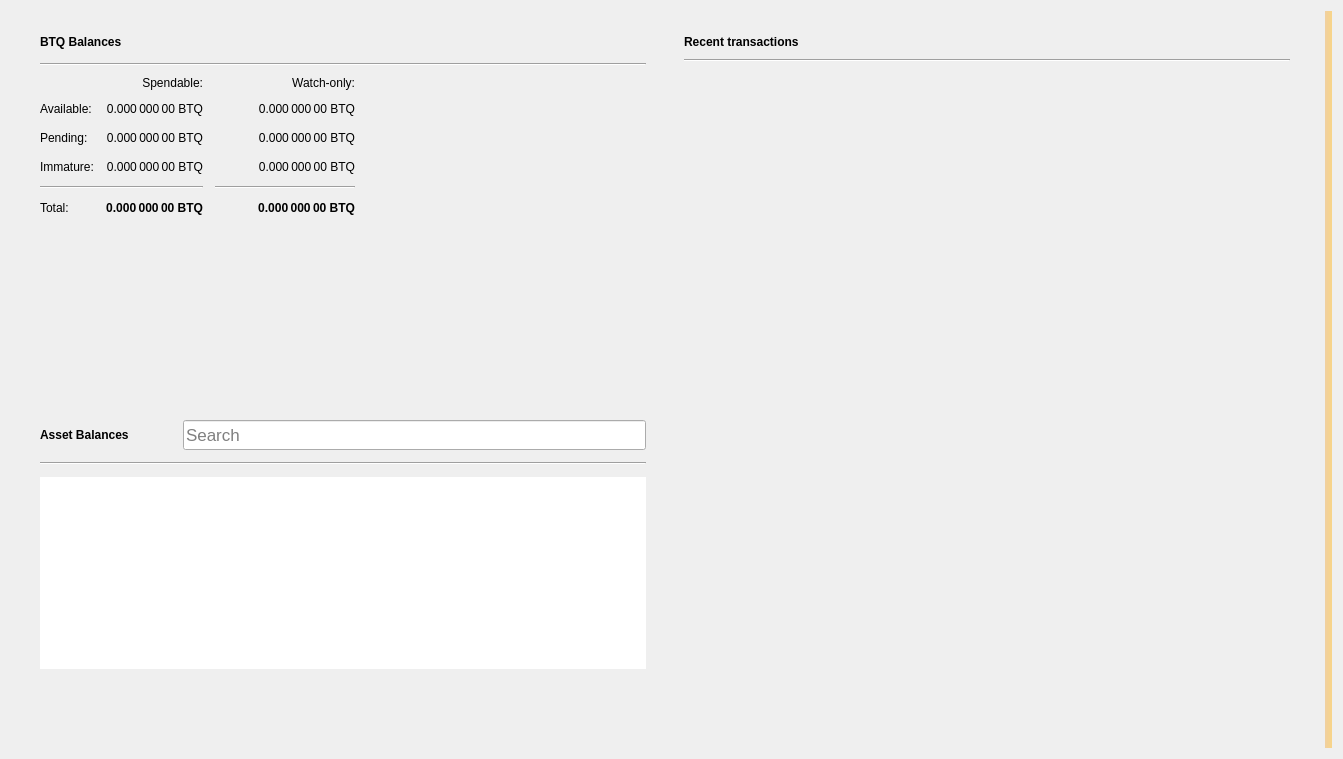
<?xml version="1.0" encoding="UTF-8"?>
<ui version="4.0">
 <class>OverviewPage</class>
 <widget class="QWidget" name="OverviewPage">
  <property name="geometry">
   <rect>
    <x>0</x>
    <y>0</y>
    <width>1343</width>
    <height>759</height>
   </rect>
  </property>
  <property name="minimumSize">
   <size>
    <width>760</width>
    <height>0</height>
   </size>
  </property>
  <property name="windowTitle">
   <string>Form</string>
  </property>
  <property name="autoFillBackground">
   <bool>false</bool>
  </property>
  <layout class="QGridLayout" name="gridLayout_3">
   <item row="0" column="1">
    <layout class="QVBoxLayout" name="verticalLayout_7">
     <property name="spacing">
      <number>0</number>
     </property>
     <property name="leftMargin">
      <number>0</number>
     </property>
     <property name="topMargin">
      <number>0</number>
     </property>
     <property name="rightMargin">
      <number>0</number>
     </property>
     <property name="bottomMargin">
      <number>0</number>
     </property>
     <item>
      <layout class="QHBoxLayout" name="horizontalLayout" stretch="0,0">
       <property name="spacing">
        <number>20</number>
       </property>
       <property name="sizeConstraint">
        <enum>QLayout::SetMinAndMaxSize</enum>
       </property>
       <property name="leftMargin">
        <number>20</number>
       </property>
       <property name="topMargin">
        <number>20</number>
       </property>
       <property name="rightMargin">
        <number>20</number>
       </property>
       <property name="bottomMargin">
        <number>20</number>
       </property>
       <item>
        <layout class="QVBoxLayout" name="verticalLayout_2">
         <property name="spacing">
          <number>0</number>
         </property>
         <property name="rightMargin">
          <number>0</number>
         </property>
         <item>
          <widget class="QFrame" name="frame">
           <property name="sizePolicy">
            <sizepolicy hsizetype="Preferred" vsizetype="Preferred">
             <horstretch>0</horstretch>
             <verstretch>0</verstretch>
            </sizepolicy>
           </property>
           <property name="minimumSize">
            <size>
             <width>350</width>
             <height>180</height>
            </size>
           </property>
           <property name="frameShape">
            <enum>QFrame::NoFrame</enum>
           </property>
           <property name="frameShadow">
            <enum>QFrame::Raised</enum>
           </property>
           <property name="lineWidth">
            <number>5</number>
           </property>
           <layout class="QVBoxLayout" name="verticalLayout_4">
            <property name="spacing">
             <number>10</number>
            </property>
            <property name="topMargin">
             <number>0</number>
            </property>
            <property name="bottomMargin">
             <number>0</number>
            </property>
            <item>
             <layout class="QHBoxLayout" name="horizontalLayout_4">
              <property name="spacing">
               <number>6</number>
              </property>
              <item>
               <widget class="QLabel" name="rvnBalancesLabel">
                <property name="font">
                 <font>
                  <weight>75</weight>
                  <bold>true</bold>
                 </font>
                </property>
                <property name="text">
                 <string>BTQ Balances</string>
                </property>
               </widget>
              </item>
              <item>
               <widget class="QPushButton" name="labelWalletStatus">
                <property name="enabled">
                 <bool>true</bool>
                </property>
                <property name="maximumSize">
                 <size>
                  <width>30</width>
                  <height>16777215</height>
                 </size>
                </property>
                <property name="toolTip">
                 <string>The displayed information may be out of date. Your wallet automatically synchronizes with the BitQube network after a connection is established, but this process has not completed yet.</string>
                </property>
                <property name="text">
                 <string/>
                </property>
                <property name="icon">
                 <iconset>
                  <normaloff>:/icons/warning</normaloff>
                  <disabledoff>:/icons/warning</disabledoff>:/icons/warning</iconset>
                </property>
                <property name="iconSize">
                 <size>
                  <width>24</width>
                  <height>24</height>
                 </size>
                </property>
                <property name="flat">
                 <bool>true</bool>
                </property>
               </widget>
              </item>
              <item>
               <spacer name="horizontalSpacer_3">
                <property name="orientation">
                 <enum>Qt::Horizontal</enum>
                </property>
                <property name="sizeHint" stdset="0">
                 <size>
                  <width>40</width>
                  <height>20</height>
                 </size>
                </property>
               </spacer>
              </item>
             </layout>
            </item>
            <item>
             <widget class="Line" name="line_2">
              <property name="orientation">
               <enum>Qt::Horizontal</enum>
              </property>
             </widget>
            </item>
            <item>
             <layout class="QGridLayout" name="gridLayout">
              <property name="bottomMargin">
               <number>5</number>
              </property>
              <property name="spacing">
               <number>12</number>
              </property>
              <item row="3" column="2">
               <widget class="QLabel" name="labelWatchImmature">
                <property name="font">
                 <font>
                  <weight>50</weight>
                  <bold>false</bold>
                 </font>
                </property>
                <property name="cursor">
                 <cursorShape>IBeamCursor</cursorShape>
                </property>
                <property name="toolTip">
                 <string>Mined balance in watch-only addresses that has not yet matured</string>
                </property>
                <property name="text">
                 <string notr="true">0.000 000 00 BTQ</string>
                </property>
                <property name="alignment">
                 <set>Qt::AlignRight|Qt::AlignTrailing|Qt::AlignVCenter</set>
                </property>
                <property name="textInteractionFlags">
                 <set>Qt::LinksAccessibleByMouse|Qt::TextSelectableByKeyboard|Qt::TextSelectableByMouse</set>
                </property>
               </widget>
              </item>
              <item row="2" column="3">
               <spacer name="horizontalSpacer_2">
                <property name="orientation">
                 <enum>Qt::Horizontal</enum>
                </property>
                <property name="sizeHint" stdset="0">
                 <size>
                  <width>40</width>
                  <height>20</height>
                 </size>
                </property>
               </spacer>
              </item>
              <item row="1" column="0">
               <widget class="QLabel" name="labelBalanceText">
                <property name="text">
                 <string>Available:</string>
                </property>
               </widget>
              </item>
              <item row="1" column="2">
               <widget class="QLabel" name="labelWatchAvailable">
                <property name="font">
                 <font>
                  <weight>50</weight>
                  <bold>false</bold>
                 </font>
                </property>
                <property name="cursor">
                 <cursorShape>IBeamCursor</cursorShape>
                </property>
                <property name="toolTip">
                 <string>Your current balance in watch-only addresses</string>
                </property>
                <property name="text">
                 <string notr="true">0.000 000 00 BTQ</string>
                </property>
                <property name="alignment">
                 <set>Qt::AlignRight|Qt::AlignTrailing|Qt::AlignVCenter</set>
                </property>
                <property name="textInteractionFlags">
                 <set>Qt::LinksAccessibleByMouse|Qt::TextSelectableByKeyboard|Qt::TextSelectableByMouse</set>
                </property>
               </widget>
              </item>
              <item row="2" column="1">
               <widget class="QLabel" name="labelUnconfirmed">
                <property name="font">
                 <font>
                  <weight>50</weight>
                  <bold>false</bold>
                 </font>
                </property>
                <property name="cursor">
                 <cursorShape>IBeamCursor</cursorShape>
                </property>
                <property name="toolTip">
                 <string>Total of transactions that have yet to be confirmed, and do not yet count toward the spendable balance</string>
                </property>
                <property name="text">
                 <string notr="true">0.000 000 00 BTQ</string>
                </property>
                <property name="alignment">
                 <set>Qt::AlignRight|Qt::AlignTrailing|Qt::AlignVCenter</set>
                </property>
                <property name="textInteractionFlags">
                 <set>Qt::LinksAccessibleByMouse|Qt::TextSelectableByKeyboard|Qt::TextSelectableByMouse</set>
                </property>
               </widget>
              </item>
              <item row="4" column="2">
               <widget class="Line" name="lineWatchBalance">
                <property name="sizePolicy">
                 <sizepolicy hsizetype="Preferred" vsizetype="Fixed">
                  <horstretch>0</horstretch>
                  <verstretch>0</verstretch>
                 </sizepolicy>
                </property>
                <property name="minimumSize">
                 <size>
                  <width>140</width>
                  <height>0</height>
                 </size>
                </property>
                <property name="orientation">
                 <enum>Qt::Horizontal</enum>
                </property>
               </widget>
              </item>
              <item row="0" column="1">
               <widget class="QLabel" name="labelSpendable">
                <property name="text">
                 <string>Spendable:</string>
                </property>
                <property name="alignment">
                 <set>Qt::AlignRight|Qt::AlignTrailing|Qt::AlignVCenter</set>
                </property>
               </widget>
              </item>
              <item row="3" column="0">
               <widget class="QLabel" name="labelImmatureText">
                <property name="text">
                 <string>Immature:</string>
                </property>
               </widget>
              </item>
              <item row="5" column="2">
               <widget class="QLabel" name="labelWatchTotal">
                <property name="font">
                 <font>
                  <weight>75</weight>
                  <bold>true</bold>
                 </font>
                </property>
                <property name="cursor">
                 <cursorShape>IBeamCursor</cursorShape>
                </property>
                <property name="toolTip">
                 <string>Current total balance in watch-only addresses</string>
                </property>
                <property name="text">
                 <string notr="true">0.000 000 00 BTQ</string>
                </property>
                <property name="alignment">
                 <set>Qt::AlignRight|Qt::AlignTrailing|Qt::AlignVCenter</set>
                </property>
                <property name="textInteractionFlags">
                 <set>Qt::LinksAccessibleByMouse|Qt::TextSelectableByKeyboard|Qt::TextSelectableByMouse</set>
                </property>
               </widget>
              </item>
              <item row="4" column="0" colspan="2">
               <widget class="Line" name="line">
                <property name="orientation">
                 <enum>Qt::Horizontal</enum>
                </property>
               </widget>
              </item>
              <item row="0" column="2">
               <widget class="QLabel" name="labelWatchonly">
                <property name="text">
                 <string>Watch-only:</string>
                </property>
                <property name="alignment">
                 <set>Qt::AlignRight|Qt::AlignTrailing|Qt::AlignVCenter</set>
                </property>
               </widget>
              </item>
              <item row="5" column="1">
               <widget class="QLabel" name="labelTotal">
                <property name="font">
                 <font>
                  <weight>75</weight>
                  <bold>true</bold>
                 </font>
                </property>
                <property name="cursor">
                 <cursorShape>IBeamCursor</cursorShape>
                </property>
                <property name="toolTip">
                 <string>Your current total balance</string>
                </property>
                <property name="text">
                 <string notr="true">0.000 000 00 BTQ</string>
                </property>
                <property name="alignment">
                 <set>Qt::AlignRight|Qt::AlignTrailing|Qt::AlignVCenter</set>
                </property>
                <property name="textInteractionFlags">
                 <set>Qt::LinksAccessibleByMouse|Qt::TextSelectableByKeyboard|Qt::TextSelectableByMouse</set>
                </property>
               </widget>
              </item>
              <item row="1" column="1">
               <widget class="QLabel" name="labelBalance">
                <property name="font">
                 <font>
                  <weight>50</weight>
                  <bold>false</bold>
                 </font>
                </property>
                <property name="cursor">
                 <cursorShape>IBeamCursor</cursorShape>
                </property>
                <property name="toolTip">
                 <string>Your current spendable balance</string>
                </property>
                <property name="text">
                 <string notr="true">0.000 000 00 BTQ</string>
                </property>
                <property name="alignment">
                 <set>Qt::AlignRight|Qt::AlignTrailing|Qt::AlignVCenter</set>
                </property>
                <property name="textInteractionFlags">
                 <set>Qt::LinksAccessibleByMouse|Qt::TextSelectableByKeyboard|Qt::TextSelectableByMouse</set>
                </property>
               </widget>
              </item>
              <item row="2" column="0">
               <widget class="QLabel" name="labelPendingText">
                <property name="text">
                 <string>Pending:</string>
                </property>
               </widget>
              </item>
              <item row="5" column="0">
               <widget class="QLabel" name="labelTotalText">
                <property name="text">
                 <string>Total:</string>
                </property>
               </widget>
              </item>
              <item row="3" column="1">
               <widget class="QLabel" name="labelImmature">
                <property name="font">
                 <font>
                  <weight>50</weight>
                  <bold>false</bold>
                 </font>
                </property>
                <property name="cursor">
                 <cursorShape>IBeamCursor</cursorShape>
                </property>
                <property name="toolTip">
                 <string>Mined balance that has not yet matured</string>
                </property>
                <property name="text">
                 <string notr="true">0.000 000 00 BTQ</string>
                </property>
                <property name="alignment">
                 <set>Qt::AlignRight|Qt::AlignTrailing|Qt::AlignVCenter</set>
                </property>
                <property name="textInteractionFlags">
                 <set>Qt::LinksAccessibleByMouse|Qt::TextSelectableByKeyboard|Qt::TextSelectableByMouse</set>
                </property>
               </widget>
              </item>
              <item row="2" column="2">
               <widget class="QLabel" name="labelWatchPending">
                <property name="font">
                 <font>
                  <weight>50</weight>
                  <bold>false</bold>
                 </font>
                </property>
                <property name="cursor">
                 <cursorShape>IBeamCursor</cursorShape>
                </property>
                <property name="toolTip">
                 <string>Unconfirmed transactions to watch-only addresses</string>
                </property>
                <property name="text">
                 <string notr="true">0.000 000 00 BTQ</string>
                </property>
                <property name="alignment">
                 <set>Qt::AlignRight|Qt::AlignTrailing|Qt::AlignVCenter</set>
                </property>
                <property name="textInteractionFlags">
                 <set>Qt::LinksAccessibleByMouse|Qt::TextSelectableByKeyboard|Qt::TextSelectableByMouse</set>
                </property>
               </widget>
              </item>
             </layout>
            </item>
           </layout>
          </widget>
         </item>
         <item>
          <widget class="QWidget" name="assetVerticalSpaceWidget2" native="true">
           <property name="autoFillBackground">
            <bool>false</bool>
           </property>
           <layout class="QVBoxLayout" name="verticalLayout_6">
            <item>
             <spacer name="verticalSpacer_4">
              <property name="orientation">
               <enum>Qt::Vertical</enum>
              </property>
              <property name="sizeType">
               <enum>QSizePolicy::MinimumExpanding</enum>
              </property>
              <property name="sizeHint" stdset="0">
               <size>
                <width>20</width>
                <height>10</height>
               </size>
              </property>
             </spacer>
            </item>
           </layout>
          </widget>
         </item>
         <item>
          <widget class="QFrame" name="assetFrame">
           <property name="minimumSize">
            <size>
             <width>350</width>
             <height>150</height>
            </size>
           </property>
           <property name="autoFillBackground">
            <bool>true</bool>
           </property>
           <property name="frameShape">
            <enum>QFrame::NoFrame</enum>
           </property>
           <property name="frameShadow">
            <enum>QFrame::Plain</enum>
           </property>
           <property name="lineWidth">
            <number>0</number>
           </property>
           <layout class="QVBoxLayout" name="verticalLayout_5">
            <property name="spacing">
             <number>12</number>
            </property>
            <item>
             <layout class="QHBoxLayout" name="assetBalanceHorizontalLayout">
              <item alignment="Qt::AlignVCenter">
               <widget class="QLabel" name="assetBalanceLabel">
                <property name="font">
                 <font>
                  <weight>75</weight>
                  <bold>true</bold>
                 </font>
                </property>
                <property name="text">
                 <string>Asset Balances</string>
                </property>
               </widget>
              </item>
              <item>
               <widget class="QPushButton" name="labelAssetStatus">
                <property name="enabled">
                 <bool>true</bool>
                </property>
                <property name="maximumSize">
                 <size>
                  <width>30</width>
                  <height>16777215</height>
                 </size>
                </property>
                <property name="toolTip">
                 <string>The displayed information may be out of date. Your wallet automatically synchronizes with the BitQube network after a connection is established, but this process has not completed yet.</string>
                </property>
                <property name="text">
                 <string/>
                </property>
                <property name="icon">
                 <iconset>
                  <normaloff>:/icons/warning</normaloff>
                  <disabledoff>:/icons/warning</disabledoff>:/icons/warning</iconset>
                </property>
                <property name="iconSize">
                 <size>
                  <width>24</width>
                  <height>24</height>
                 </size>
                </property>
                <property name="flat">
                 <bool>true</bool>
                </property>
               </widget>
              </item>
              <item alignment="Qt::AlignBottom">
               <widget class="QLineEdit" name="assetSearch">
                <property name="sizePolicy">
                 <sizepolicy hsizetype="Expanding" vsizetype="Preferred">
                  <horstretch>0</horstretch>
                  <verstretch>0</verstretch>
                 </sizepolicy>
                </property>
                <property name="minimumSize">
                 <size>
                  <width>0</width>
                  <height>30</height>
                 </size>
                </property>
                <property name="maximumSize">
                 <size>
                  <width>16777215</width>
                  <height>30</height>
                 </size>
                </property>
                <property name="sizeIncrement">
                 <size>
                  <width>0</width>
                  <height>0</height>
                 </size>
                </property>
                <property name="baseSize">
                 <size>
                  <width>0</width>
                  <height>0</height>
                 </size>
                </property>
                <property name="font">
                 <font>
                  <pointsize>13</pointsize>
                 </font>
                </property>
                <property name="maxLength">
                 <number>32</number>
                </property>
                <property name="frame">
                 <bool>true</bool>
                </property>
                <property name="alignment">
                 <set>Qt::AlignLeading|Qt::AlignLeft|Qt::AlignVCenter</set>
                </property>
                <property name="placeholderText">
                 <string>Search</string>
                </property>
                <property name="clearButtonEnabled">
                 <bool>true</bool>
                </property>
               </widget>
              </item>
             </layout>
            </item>
            <item>
             <widget class="Line" name="assetBalanceLine">
              <property name="orientation">
               <enum>Qt::Horizontal</enum>
              </property>
             </widget>
            </item>
            <item>
             <widget class="QListView" name="listAssets">
              <property name="frameShape">
               <enum>QFrame::NoFrame</enum>
              </property>
              <property name="lineWidth">
               <number>0</number>
              </property>
              <property name="verticalScrollMode">
               <enum>QAbstractItemView::ScrollPerItem</enum>
              </property>
             </widget>
            </item>
            <item>
             <widget class="QWidget" name="assetVerticalSpaceWidget" native="true">
              <property name="autoFillBackground">
               <bool>false</bool>
              </property>
              <layout class="QVBoxLayout" name="verticalLayout">
               <item>
                <spacer name="verticalSpacer_3">
                 <property name="orientation">
                  <enum>Qt::Vertical</enum>
                 </property>
                 <property name="sizeHint" stdset="0">
                  <size>
                   <width>20</width>
                   <height>20</height>
                  </size>
                 </property>
                </spacer>
               </item>
              </layout>
             </widget>
            </item>
           </layout>
          </widget>
         </item>
        </layout>
       </item>
       <item>
        <layout class="QVBoxLayout" name="verticalLayout_3">
         <property name="spacing">
          <number>20</number>
         </property>
         <property name="leftMargin">
          <number>0</number>
         </property>
         <item>
          <widget class="QFrame" name="frame_2">
           <property name="sizePolicy">
            <sizepolicy hsizetype="Preferred" vsizetype="Preferred">
             <horstretch>0</horstretch>
             <verstretch>0</verstretch>
            </sizepolicy>
           </property>
           <property name="minimumSize">
            <size>
             <width>350</width>
             <height>0</height>
            </size>
           </property>
           <property name="sizeIncrement">
            <size>
             <width>0</width>
             <height>300</height>
            </size>
           </property>
           <property name="frameShape">
            <enum>QFrame::NoFrame</enum>
           </property>
           <property name="frameShadow">
            <enum>QFrame::Plain</enum>
           </property>
           <property name="lineWidth">
            <number>0</number>
           </property>
           <layout class="QGridLayout" name="gridLayout_2">
            <property name="topMargin">
             <number>0</number>
            </property>
            <property name="horizontalSpacing">
             <number>12</number>
            </property>
            <item row="0" column="0">
             <layout class="QHBoxLayout" name="horizontalLayout_2">
              <property name="spacing">
               <number>6</number>
              </property>
              <item>
               <widget class="QLabel" name="recentTransactionsLabel">
                <property name="font">
                 <font>
                  <weight>75</weight>
                  <bold>true</bold>
                 </font>
                </property>
                <property name="text">
                 <string>Recent transactions</string>
                </property>
               </widget>
              </item>
              <item>
               <widget class="QPushButton" name="labelTransactionsStatus">
                <property name="enabled">
                 <bool>true</bool>
                </property>
                <property name="maximumSize">
                 <size>
                  <width>30</width>
                  <height>16777215</height>
                 </size>
                </property>
                <property name="toolTip">
                 <string>The displayed information may be out of date. Your wallet automatically synchronizes with the BitQube network after a connection is established, but this process has not completed yet.</string>
                </property>
                <property name="text">
                 <string/>
                </property>
                <property name="icon">
                 <iconset>
                  <normaloff>:/icons/warning</normaloff>
                  <disabledoff>:/icons/warning</disabledoff>:/icons/warning</iconset>
                </property>
                <property name="iconSize">
                 <size>
                  <width>24</width>
                  <height>24</height>
                 </size>
                </property>
                <property name="flat">
                 <bool>true</bool>
                </property>
               </widget>
              </item>
              <item>
               <spacer name="horizontalSpacer">
                <property name="orientation">
                 <enum>Qt::Horizontal</enum>
                </property>
                <property name="sizeHint" stdset="0">
                 <size>
                  <width>40</width>
                  <height>20</height>
                 </size>
                </property>
               </spacer>
              </item>
             </layout>
            </item>
            <item row="2" column="0">
             <widget class="QListView" name="listTransactions">
              <property name="styleSheet">
               <string notr="true">QListView { background: transparent; }</string>
              </property>
              <property name="frameShape">
               <enum>QFrame::NoFrame</enum>
              </property>
              <property name="verticalScrollBarPolicy">
               <enum>Qt::ScrollBarAlwaysOff</enum>
              </property>
              <property name="horizontalScrollBarPolicy">
               <enum>Qt::ScrollBarAlwaysOff</enum>
              </property>
              <property name="selectionMode">
               <enum>QAbstractItemView::NoSelection</enum>
              </property>
             </widget>
            </item>
            <item row="1" column="0">
             <widget class="Line" name="line_3">
              <property name="orientation">
               <enum>Qt::Horizontal</enum>
              </property>
             </widget>
            </item>
           </layout>
          </widget>
         </item>
        </layout>
       </item>
      </layout>
     </item>
    </layout>
   </item>
   <item row="0" column="3">
    <widget class="QLabel" name="labelAlerts">
     <property name="visible">
      <bool>true</bool>
     </property>
     <property name="styleSheet">
      <string notr="true">QLabel { background-color: qlineargradient(x1: 0, y1: 0, x2: 1, y2: 0, stop:0 #F0D0A0, stop:1 #F8D488); color:#000000; }</string>
     </property>
     <property name="wordWrap">
      <bool>true</bool>
     </property>
     <property name="margin">
      <number>3</number>
     </property>
     <property name="textInteractionFlags">
      <set>Qt::TextSelectableByMouse</set>
     </property>
    </widget>
   </item>
  </layout>
 </widget>
 <resources/>
 <connections/>
</ui>
